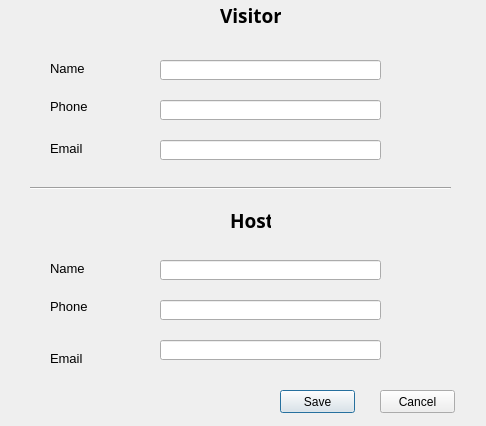
<?xml version="1.0" encoding="UTF-8"?>
<ui version="4.0">
 <class>Dialog</class>
 <widget class="QDialog" name="Dialog">
  <property name="geometry">
   <rect>
    <x>0</x>
    <y>0</y>
    <width>486</width>
    <height>426</height>
   </rect>
  </property>
  <property name="windowTitle">
   <string>Dialog</string>
  </property>
  <widget class="QLabel" name="label">
   <property name="geometry">
    <rect>
     <x>220</x>
     <y>0</y>
     <width>61</width>
     <height>31</height>
    </rect>
   </property>
   <property name="font">
    <font>
     <family>Script MT Bold</family>
     <pointsize>14</pointsize>
     <weight>75</weight>
     <bold>true</bold>
    </font>
   </property>
   <property name="text">
    <string>Visitor</string>
   </property>
  </widget>
  <widget class="QLabel" name="label_2">
   <property name="geometry">
    <rect>
     <x>50</x>
     <y>60</y>
     <width>41</width>
     <height>16</height>
    </rect>
   </property>
   <property name="font">
    <font>
     <pointsize>10</pointsize>
    </font>
   </property>
   <property name="text">
    <string>Name</string>
   </property>
  </widget>
  <widget class="QLineEdit" name="name_edit">
   <property name="geometry">
    <rect>
     <x>160</x>
     <y>60</y>
     <width>221</width>
     <height>20</height>
    </rect>
   </property>
  </widget>
  <widget class="QLabel" name="label_3">
   <property name="geometry">
    <rect>
     <x>50</x>
     <y>100</y>
     <width>47</width>
     <height>13</height>
    </rect>
   </property>
   <property name="font">
    <font>
     <pointsize>10</pointsize>
    </font>
   </property>
   <property name="text">
    <string>Phone</string>
   </property>
  </widget>
  <widget class="QLineEdit" name="phone_edit">
   <property name="geometry">
    <rect>
     <x>160</x>
     <y>100</y>
     <width>221</width>
     <height>20</height>
    </rect>
   </property>
  </widget>
  <widget class="QLabel" name="label_7">
   <property name="geometry">
    <rect>
     <x>50</x>
     <y>140</y>
     <width>81</width>
     <height>16</height>
    </rect>
   </property>
   <property name="font">
    <font>
     <pointsize>10</pointsize>
    </font>
   </property>
   <property name="text">
    <string>Email</string>
   </property>
  </widget>
  <widget class="QLineEdit" name="email_edit">
   <property name="geometry">
    <rect>
     <x>160</x>
     <y>140</y>
     <width>221</width>
     <height>20</height>
    </rect>
   </property>
  </widget>
  <widget class="QLabel" name="label_8">
   <property name="geometry">
    <rect>
     <x>230</x>
     <y>210</y>
     <width>41</width>
     <height>21</height>
    </rect>
   </property>
   <property name="font">
    <font>
     <family>Script MT Bold</family>
     <pointsize>14</pointsize>
     <weight>75</weight>
     <bold>true</bold>
    </font>
   </property>
   <property name="text">
    <string>Host</string>
   </property>
  </widget>
  <widget class="Line" name="line">
   <property name="geometry">
    <rect>
     <x>30</x>
     <y>180</y>
     <width>421</width>
     <height>16</height>
    </rect>
   </property>
   <property name="orientation">
    <enum>Qt::Horizontal</enum>
   </property>
  </widget>
  <widget class="QLineEdit" name="phone_edit_2">
   <property name="geometry">
    <rect>
     <x>160</x>
     <y>300</y>
     <width>221</width>
     <height>20</height>
    </rect>
   </property>
  </widget>
  <widget class="QLabel" name="label_12">
   <property name="geometry">
    <rect>
     <x>50</x>
     <y>260</y>
     <width>41</width>
     <height>16</height>
    </rect>
   </property>
   <property name="font">
    <font>
     <pointsize>10</pointsize>
    </font>
   </property>
   <property name="text">
    <string>Name</string>
   </property>
  </widget>
  <widget class="QLineEdit" name="name_edit_2">
   <property name="geometry">
    <rect>
     <x>160</x>
     <y>260</y>
     <width>221</width>
     <height>20</height>
    </rect>
   </property>
  </widget>
  <widget class="QLabel" name="label_13">
   <property name="geometry">
    <rect>
     <x>50</x>
     <y>300</y>
     <width>47</width>
     <height>13</height>
    </rect>
   </property>
   <property name="font">
    <font>
     <pointsize>10</pointsize>
    </font>
   </property>
   <property name="text">
    <string>Phone</string>
   </property>
  </widget>
  <widget class="QLineEdit" name="email_edit_2">
   <property name="geometry">
    <rect>
     <x>160</x>
     <y>340</y>
     <width>221</width>
     <height>20</height>
    </rect>
   </property>
  </widget>
  <widget class="QLabel" name="label_9">
   <property name="geometry">
    <rect>
     <x>50</x>
     <y>350</y>
     <width>81</width>
     <height>16</height>
    </rect>
   </property>
   <property name="font">
    <font>
     <pointsize>10</pointsize>
    </font>
   </property>
   <property name="text">
    <string>Email</string>
   </property>
  </widget>
  <widget class="QPushButton" name="saveButton">
   <property name="geometry">
    <rect>
     <x>280</x>
     <y>390</y>
     <width>75</width>
     <height>23</height>
    </rect>
   </property>
   <property name="text">
    <string>Save</string>
   </property>
  </widget>
  <widget class="QPushButton" name="cancelButton">
   <property name="geometry">
    <rect>
     <x>380</x>
     <y>390</y>
     <width>75</width>
     <height>23</height>
    </rect>
   </property>
   <property name="text">
    <string>Cancel</string>
   </property>
  </widget>
 </widget>
 <resources/>
 <connections/>
</ui>
